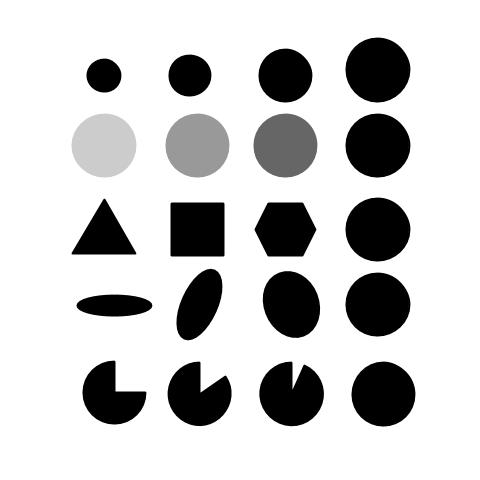
#> input picture old/Software/tests/BlobDetector/blob.jpg, 480 x 480 px
$ python brightest_spot.py --image BlobDetector/blob.jpg
#> lines starting #> are read from the running program, lines starting #| are printed output that depends on the picture
#Based on https://www.pyimagesearch.com/2014/09/29/finding-brightest-spot-image-using-python-opencv/

# import the necessary packages
import numpy as np
import argparse
import cv2

cam = cv2.VideoCapture(0)

# construct the argument parse and parse the arguments
ap = argparse.ArgumentParser()
ap.add_argument("-i", "--image", help = "path to the image file")
ap.add_argument("-r", "--radius", type = int,
	help = "radius of Gaussian blur; must be odd")
args = vars(ap.parse_args())
# load the image and convert it to grayscale
image = cv2.imread(args["image"])
#> image is the input picture: shape (480, 480, 3); min 0, max 255, mean 203
orig = image.copy()
gray = cv2.cvtColor(image, cv2.COLOR_BGR2GRAY)

# perform a naive attempt to find the (x, y) coordinates of
# the area of the image with the largest intensity value
#(minVal, maxVal, minLoc, maxLoc) = cv2.minMaxLoc(gray)
#cv2.circle(image, maxLoc, 5, (255, 0, 0), 2)
# display the results of the naive attempt
#cv2.imshow("Naive", image)


while True:
	_, image = cam.read()
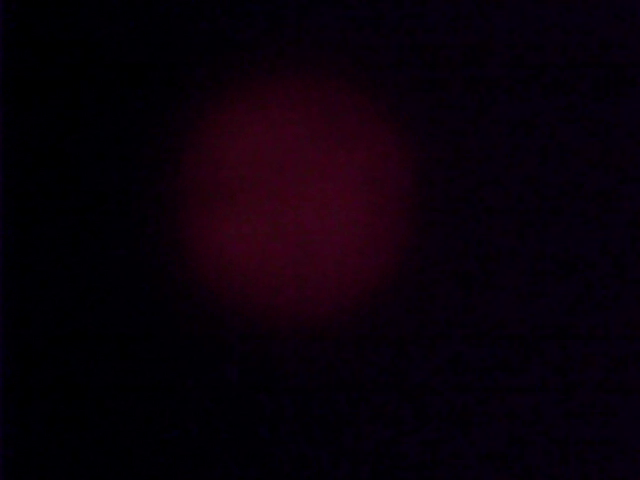
#> input picture frame 48 of old/Older/focusing.webm, 640 x 480 px, given in place of the camera
#> image is the input picture: shape (480, 640, 3); mean B, G, R 9.1, 0.2, 9.2
	orig = image.copy()
	gray = cv2.cvtColor(image, cv2.COLOR_BGR2GRAY)
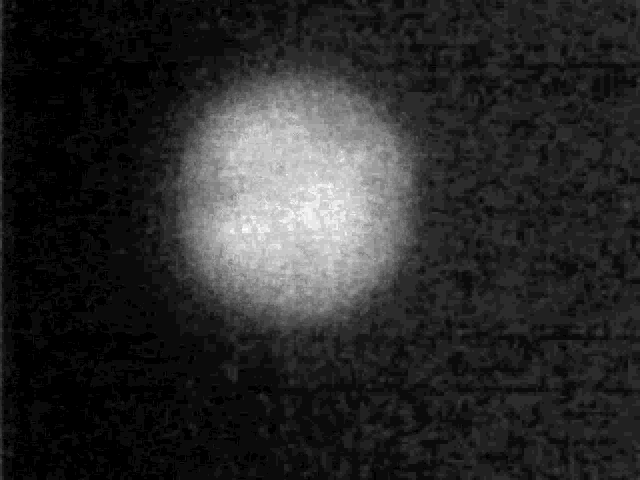
#> gray: shape (480, 640); min 0, max 23, mean 3.9; drawn with min black and max white
	# apply a Gaussian blur to the image then find the brightest
	# region
#> (the run stopped early here; a loop or call above may not have finished)
